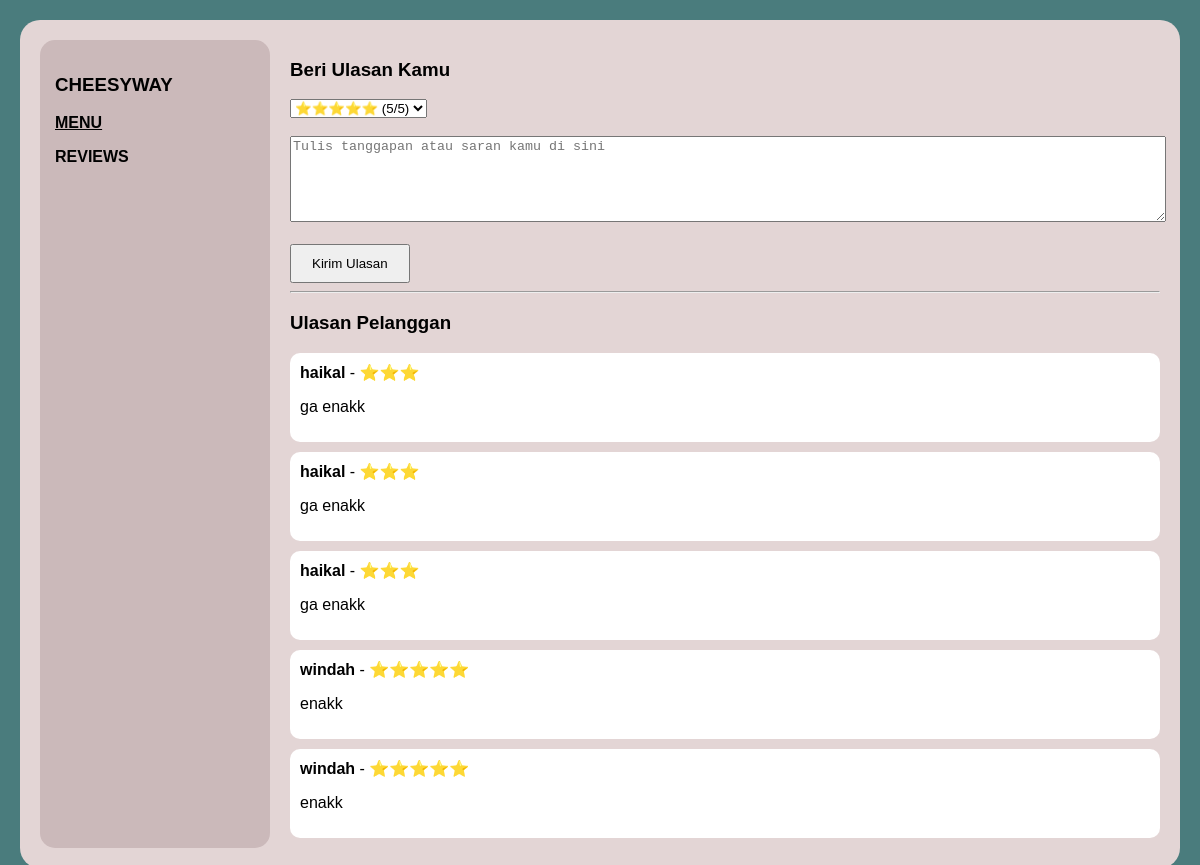
Screenshot of /pelanggan/reviews.php with the database file from the repository.
### tables this page shows
CREATE TABLE `ulasan` (
  `id` int(11) NOT NULL,
  `nama_pelanggan` varchar(100) NOT NULL,
  `rating` int(11) NOT NULL,
  `komentar` text DEFAULT NULL,
  `created_at` timestamp NOT NULL DEFAULT current_timestamp()
);

### pelanggan/reviews.php (the view, shortened to what this page needs)
<?php
include '../koneksi.php';
$reviews = $conn->query("SELECT * FROM ulasan ORDER BY created_at DESC");
?>
<!DOCTYPE html>
<html lang="id">
<head>
</head>
<body>
    <div class="container">
        <div class="sidebar">
            <h3>CHEESYWAY</h3>
            <b><a href="menu.php" style="color: #000;">MENU</a></b>
            <p><b>REVIEWS</b></p>
        </div>
        <div class="main">
            <h3>Beri Ulasan Kamu</h3>
            <form method="POST">
                <select name="rating">
                    <option value="5">⭐⭐⭐⭐⭐ (5/5)</option>
                </select><br><br>
                <textarea name="komentar" placeholder="Tulis tanggapan atau saran kamu di sini" style="width: 100%; height: 80px;"></textarea><br><br>
                <button type="submit" style="padding: 10px 20px;">Kirim Ulasan</button>
            </form>
            <hr>
            <h3>Ulasan Pelanggan</h3>
            <?php while($r = $reviews->fetch_assoc()): ?>
                <div class="review-card">
                    <strong><?= htmlspecialchars($r['nama_pelanggan']) ?></strong> - <?= str_repeat('⭐', $r['rating']) ?>
                    <p><?= htmlspecialchars($r['komentar']) ?></p>
                </div>
            <?php endwhile; ?>
        </div>
    </div>
</body>
</html>

### pelanggan/reviews.php (style rules this page uses)
body { background-color: #4a7c7d; font-family: sans-serif; margin: 20px; }
.container { background: #e3d5d5; border-radius: 20px; padding: 20px; display: flex; gap: 20px; }
.sidebar { width: 200px; background: #cbb9ba; padding: 15px; border-radius: 15px; }
.main { flex: 1; }
.review-card { background: white; padding: 10px; margin-bottom: 10px; border-radius: 10px; }

### rows the page displays
ulasan: nama_pelanggan "haikal", rating "⭐⭐⭐", komentar "ga enakk"
ulasan: nama_pelanggan "haikal", rating "⭐⭐⭐", komentar "ga enakk"
ulasan: nama_pelanggan "haikal", rating "⭐⭐⭐", komentar "ga enakk"
ulasan: nama_pelanggan "windah", rating "⭐⭐⭐⭐⭐", komentar "enakk"
ulasan: nama_pelanggan "windah", rating "⭐⭐⭐⭐⭐", komentar "enakk"
